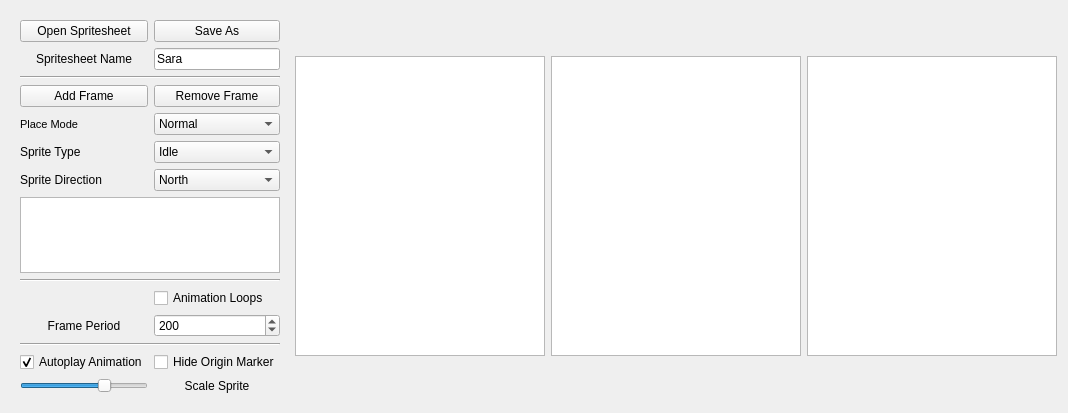
<?xml version="1.0" encoding="UTF-8"?>
<ui version="4.0">
 <class>SpriteCreator</class>
 <widget class="QWidget" name="SpriteCreator">
  <property name="geometry">
   <rect>
    <x>0</x>
    <y>0</y>
    <width>1037</width>
    <height>413</height>
   </rect>
  </property>
  <property name="windowTitle">
   <string>Form</string>
  </property>
  <layout class="QHBoxLayout" name="horizontalLayout">
   <item>
    <widget class="QWidget" name="widget" native="true">
     <layout class="QGridLayout" name="gridLayout_2">
      <item row="4" column="0">
       <widget class="QPushButton" name="AddFrameButton">
        <property name="text">
         <string>Add Frame</string>
        </property>
       </widget>
      </item>
      <item row="7" column="1">
       <widget class="QComboBox" name="SpriteDirCombo">
        <item>
         <property name="text">
          <string>North</string>
         </property>
        </item>
        <item>
         <property name="text">
          <string>South</string>
         </property>
        </item>
        <item>
         <property name="text">
          <string>East</string>
         </property>
        </item>
        <item>
         <property name="text">
          <string>West</string>
         </property>
        </item>
       </widget>
      </item>
      <item row="2" column="1">
       <widget class="QLineEdit" name="SpritesheetNameEntry">
        <property name="text">
         <string>Sara</string>
        </property>
       </widget>
      </item>
      <item row="6" column="1">
       <widget class="QComboBox" name="SpriteTypeCombo">
        <item>
         <property name="text">
          <string>Idle</string>
         </property>
        </item>
        <item>
         <property name="text">
          <string>Walk</string>
         </property>
        </item>
        <item>
         <property name="text">
          <string>Cast</string>
         </property>
        </item>
        <item>
         <property name="text">
          <string>Shoot</string>
         </property>
        </item>
        <item>
         <property name="text">
          <string>Death</string>
         </property>
        </item>
        <item>
         <property name="text">
          <string>Dead</string>
         </property>
        </item>
       </widget>
      </item>
      <item row="5" column="1">
       <widget class="QComboBox" name="PlaceModeCombo">
        <item>
         <property name="text">
          <string>Normal</string>
         </property>
        </item>
        <item>
         <property name="text">
          <string>Anchor</string>
         </property>
        </item>
        <item>
         <property name="text">
          <string>Origin</string>
         </property>
        </item>
        <item>
         <property name="text">
          <string>Drag</string>
         </property>
        </item>
       </widget>
      </item>
      <item row="1" column="1">
       <widget class="QPushButton" name="SaveAsButton">
        <property name="text">
         <string>Save As</string>
        </property>
       </widget>
      </item>
      <item row="16" column="1">
       <widget class="QCheckBox" name="HideOriginCheck">
        <property name="text">
         <string>Hide Origin Marker</string>
        </property>
       </widget>
      </item>
      <item row="14" column="0" colspan="2">
       <widget class="Line" name="line_2">
        <property name="orientation">
         <enum>Qt::Horizontal</enum>
        </property>
       </widget>
      </item>
      <item row="17" column="1">
       <widget class="QLabel" name="label_4">
        <property name="text">
         <string>Scale Sprite</string>
        </property>
        <property name="alignment">
         <set>Qt::AlignCenter</set>
        </property>
       </widget>
      </item>
      <item row="4" column="1">
       <widget class="QPushButton" name="RemoveFrameButton">
        <property name="text">
         <string>Remove Frame</string>
        </property>
       </widget>
      </item>
      <item row="16" column="0">
       <widget class="QCheckBox" name="AutoplayCheck">
        <property name="text">
         <string>Autoplay Animation</string>
        </property>
        <property name="checked">
         <bool>true</bool>
        </property>
       </widget>
      </item>
      <item row="7" column="0">
       <widget class="QLabel" name="label_2">
        <property name="text">
         <string>Sprite Direction</string>
        </property>
       </widget>
      </item>
      <item row="5" column="0">
       <widget class="QLabel" name="label_3">
        <property name="font">
         <font>
          <pointsize>8</pointsize>
         </font>
        </property>
        <property name="text">
         <string>Place Mode</string>
        </property>
       </widget>
      </item>
      <item row="6" column="0">
       <widget class="QLabel" name="label">
        <property name="text">
         <string>Sprite Type</string>
        </property>
       </widget>
      </item>
      <item row="2" column="0">
       <widget class="QLabel" name="label_6">
        <property name="text">
         <string>Spritesheet Name</string>
        </property>
        <property name="alignment">
         <set>Qt::AlignCenter</set>
        </property>
       </widget>
      </item>
      <item row="3" column="0" colspan="2">
       <widget class="Line" name="line">
        <property name="orientation">
         <enum>Qt::Horizontal</enum>
        </property>
       </widget>
      </item>
      <item row="8" column="0" colspan="2">
       <widget class="QListWidget" name="SpriteList"/>
      </item>
      <item row="13" column="0">
       <widget class="QLabel" name="label_5">
        <property name="text">
         <string>Frame Period</string>
        </property>
        <property name="alignment">
         <set>Qt::AlignCenter</set>
        </property>
       </widget>
      </item>
      <item row="17" column="0">
       <widget class="QSlider" name="ScaleSpriteSlider">
        <property name="minimum">
         <number>1</number>
        </property>
        <property name="maximum">
         <number>125</number>
        </property>
        <property name="value">
         <number>85</number>
        </property>
        <property name="orientation">
         <enum>Qt::Horizontal</enum>
        </property>
        <property name="tickPosition">
         <enum>QSlider::NoTicks</enum>
        </property>
       </widget>
      </item>
      <item row="15" column="0">
       <spacer name="verticalSpacer">
        <property name="orientation">
         <enum>Qt::Vertical</enum>
        </property>
        <property name="sizeHint" stdset="0">
         <size>
          <width>20</width>
          <height>40</height>
         </size>
        </property>
       </spacer>
      </item>
      <item row="1" column="0">
       <widget class="QPushButton" name="OpenSpriteButton">
        <property name="text">
         <string>Open Spritesheet</string>
        </property>
       </widget>
      </item>
      <item row="13" column="1">
       <widget class="QSpinBox" name="SpritePeriodInput">
        <property name="minimum">
         <number>100</number>
        </property>
        <property name="maximum">
         <number>3000</number>
        </property>
        <property name="value">
         <number>200</number>
        </property>
       </widget>
      </item>
      <item row="10" column="1">
       <widget class="QCheckBox" name="AnimationLoopsCheck">
        <property name="text">
         <string>Animation Loops</string>
        </property>
       </widget>
      </item>
      <item row="9" column="0" colspan="2">
       <widget class="Line" name="line_3">
        <property name="orientation">
         <enum>Qt::Horizontal</enum>
        </property>
       </widget>
      </item>
     </layout>
    </widget>
   </item>
   <item>
    <widget class="GraphicsView" name="FullSpritesheetView">
     <property name="minimumSize">
      <size>
       <width>250</width>
       <height>250</height>
      </size>
     </property>
     <property name="maximumSize">
      <size>
       <width>300</width>
       <height>300</height>
      </size>
     </property>
    </widget>
   </item>
   <item>
    <widget class="GraphicsView" name="SpriteEditView">
     <property name="sizePolicy">
      <sizepolicy hsizetype="Expanding" vsizetype="Expanding">
       <horstretch>0</horstretch>
       <verstretch>0</verstretch>
      </sizepolicy>
     </property>
     <property name="minimumSize">
      <size>
       <width>250</width>
       <height>250</height>
      </size>
     </property>
     <property name="maximumSize">
      <size>
       <width>300</width>
       <height>300</height>
      </size>
     </property>
    </widget>
   </item>
   <item>
    <widget class="GraphicsView" name="AnimationPreview">
     <property name="minimumSize">
      <size>
       <width>250</width>
       <height>250</height>
      </size>
     </property>
     <property name="maximumSize">
      <size>
       <width>300</width>
       <height>300</height>
      </size>
     </property>
    </widget>
   </item>
  </layout>
 </widget>
 <customwidgets>
  <customwidget>
   <class>GraphicsView</class>
   <extends>QGraphicsView</extends>
   <header>graphicsview.h</header>
  </customwidget>
 </customwidgets>
 <resources/>
 <connections/>
</ui>
